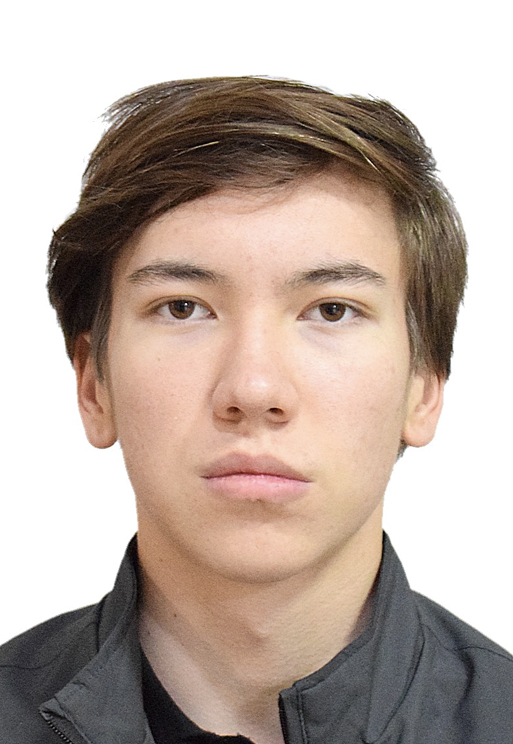
#> input picture source-photo.jpg, 513 x 744 px
$ python make_ascii_svg.py
#> lines starting #> are read from the running program, lines starting #| are printed output that depends on the picture
#!/usr/bin/env python3
"""Convert the profile photo into a monochrome, self-typing ASCII SVG."""

import html
import os
import sys
from PIL import Image, ImageEnhance, ImageFilter, ImageOps

ROOT = os.path.dirname(os.path.dirname(os.path.abspath(__file__)))
SOURCE = sys.argv[1] if len(sys.argv) > 1 else os.path.join(ROOT, "source-photo.jpg")
OUTPUT = sys.argv[2] if len(sys.argv) > 2 else os.path.join(ROOT, "dias-ascii.svg")
COLS, ROWS, CELL_W, CELL_H = 100, 53, 8, 15
RAMP = " .`:-=+*cs#%@"
PAD, TITLE_H, STATUS_H = 20, 30, 30
ART_W, ART_H = COLS * CELL_W, ROWS * CELL_H
WIDTH, HEIGHT = ART_W + PAD*2, TITLE_H + ART_H + STATUS_H + PAD
STATIC = bool(os.environ.get("STATIC"))


image = Image.open(SOURCE).convert("L")
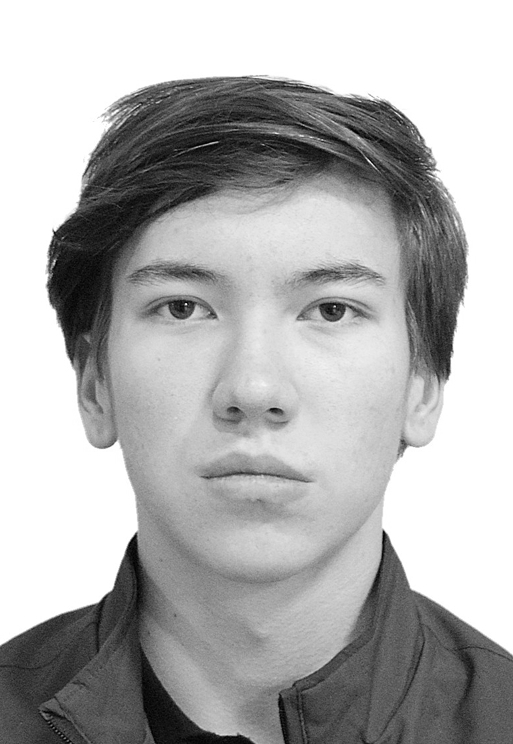
#> image: PIL image 513x744 L; min 0, max 255, mean 176.6
image = ImageOps.autocontrast(image, cutoff=1)
image = image.filter(ImageFilter.GaussianBlur(radius=0.8))
image = ImageEnhance.Contrast(image).enhance(1.08)
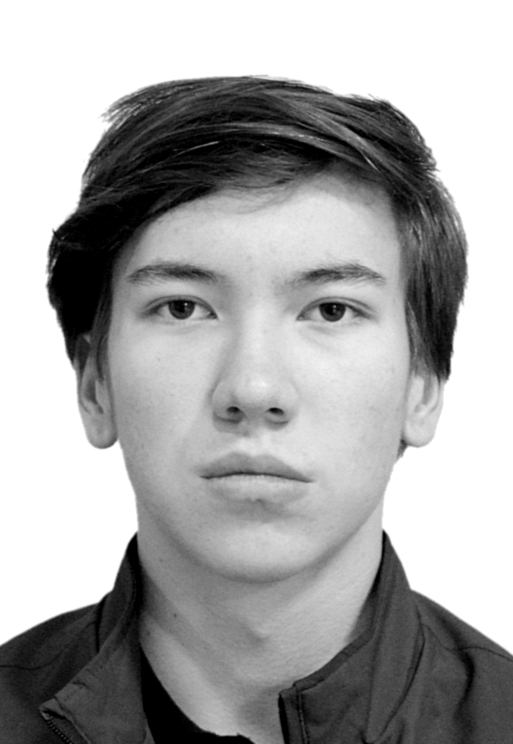
#> image: PIL image 513x744 L; min 0, max 255, mean 167.6
# Fit the complete photo without distortion. Terminal characters are taller
# than they are wide, so the raw image-grid aspect ratio must account for the
# physical character-cell dimensions before centering on a white background.
source_ratio = image.width / image.height
#> source_ratio = 0.69
grid_ratio = source_ratio * CELL_H / CELL_W
#> grid_ratio = 1.29
if grid_ratio >= COLS / ROWS:
    content_w = COLS
    content_h = max(1, round(COLS / grid_ratio))
else:
    content_h = ROWS
    content_w = max(1, round(ROWS * grid_ratio))
#> content_w = 69
image = image.resize((content_w, content_h), Image.Resampling.LANCZOS)
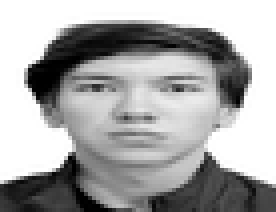
#> image: PIL image 69x53 L (shown 4 times larger); min 0, max 255, mean 167.3
canvas = Image.new("L", (COLS, ROWS), 255)
#> canvas: PIL image 100x53 L; every value is 255
canvas.paste(image, ((COLS - content_w) // 2, (ROWS - content_h) // 2))
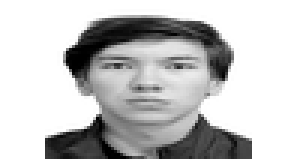
#> canvas: PIL image 100x53 L (shown 3 times larger); min 0, max 255, mean 194.5
image = canvas
pixels = image.load()
rows = []
for y in range(ROWS):
    line = []
    for x in range(COLS):
        luminance = pixels[x, y] / 255
        if luminance > .92:
            line.append(" ")
        else:
            index = round((1 - luminance) * (len(RAMP) - 1))
            line.append(RAMP[max(0, min(index, len(RAMP)-1))])
    rows.append("".join(line))
#> after the loop, rows = 53 items

parts = [
    f'<svg xmlns="http://www.w3.org/2000/svg" width="{WIDTH}" height="{HEIGHT}" viewBox="0 0 {WIDTH} {HEIGHT}" font-family="ui-monospace, SFMono-Regular, Menlo, Consolas, monospace">',
    '<defs><linearGradient id="bg" x1="0" y1="0" x2="0" y2="1"><stop offset="0" stop-color="#111722"/><stop offset="1" stop-color="#0d1117"/></linearGradient></defs>',
    f'<rect width="{WIDTH}" height="{HEIGHT}" rx="12" fill="url(#bg)"/><rect x=".5" y=".5" width="{WIDTH-1}" height="{HEIGHT-1}" rx="12" fill="none" stroke="#30363d"/>',
    f'<line x1="0" y1="{TITLE_H}" x2="{WIDTH}" y2="{TITLE_H}" stroke="#30363d"/>',
]
for index, color in enumerate(("#ff5f56", "#ffbd2e", "#27c93f")):
    parts.append(f'<circle cx="{PAD + index*16}" cy="15" r="5" fill="{color}"/>')
parts.append(f'<text x="{WIDTH/2}" y="19" fill="#7d8590" font-size="12" text-anchor="middle">dias@github: ~$ ./portrait.sh</text>')
art_top = TITLE_H + PAD * .35
for row, line in enumerate(rows):
    y = art_top + row*CELL_H + CELL_H*.74
    top = art_top + row*CELL_H
    delay = row * .11
    text = f'<text xml:space="preserve" x="{PAD}" y="{y:.1f}" fill="#c9d1d9" font-size="12.9" textLength="{ART_W}" lengthAdjust="spacing">{html.escape(line)}</text>'
    if STATIC:
        parts.append(text)
    else:
        parts.append(f'<clipPath id="r{row}"><rect x="{PAD}" y="{top:.1f}" height="{CELL_H}" width="0"><animate attributeName="width" from="0" to="{ART_W}" begin="{delay:.3f}s" dur=".11s" fill="freeze"/></rect></clipPath><g clip-path="url(#r{row})">{text}</g>')
        parts.append(f'<rect y="{top+1:.1f}" width="{CELL_W}" height="{CELL_H-2}" fill="#c9d1d9" opacity="0"><animate attributeName="x" from="{PAD}" to="{PAD+ART_W}" begin="{delay:.3f}s" dur=".11s" fill="freeze"/><set attributeName="opacity" to=".85" begin="{delay:.3f}s"/><set attributeName="opacity" to="0" begin="{delay+.11:.3f}s"/></rect>')
#> this loop made 53 passes
#> (y, top, delay) on passes 1 to 12: (48.1, 37, 0), (63.1, 52, 0.11), (78.1, 67, 0.22), (93.1, 82, 0.33), (108.1, 97, 0.44), (123.1, 112, 0.55), (138.1, 127, 0.66), (153.1, 142, 0.77), (168.1, 157, 0.88), (183.1, 172, 0.99), (198.1, 187, 1.1), (213.1, 202, 1.21)
#> after the loop, parts = 114 items
status_line = TITLE_H + ART_H + PAD*.35
status_y = status_line + 19
parts.append(f'<line x1="0" y1="{status_line:.1f}" x2="{WIDTH}" y2="{status_line:.1f}" stroke="#30363d"/>')
parts.append(f'<text x="{PAD}" y="{status_y:.1f}" fill="#7d8590" font-size="13">dias@github:~$ whoami <tspan fill="#c9d1d9">Dias Oralbekov</tspan></text>')
parts.append(f'<rect x="{PAD+292}" y="{status_y-12:.1f}" width="8" height="14" fill="#c9d1d9"><animate attributeName="opacity" values="1;1;0;0" keyTimes="0;.5;.51;1" dur="1s" repeatCount="indefinite"/></rect></svg>')
svg = "".join(parts)
with open(OUTPUT, "w", encoding="utf-8") as handle:
    handle.write(svg)
print(f"wrote {OUTPUT} ({len(svg)} bytes)")
#| wrote dias-ascii.svg (37613 bytes)
